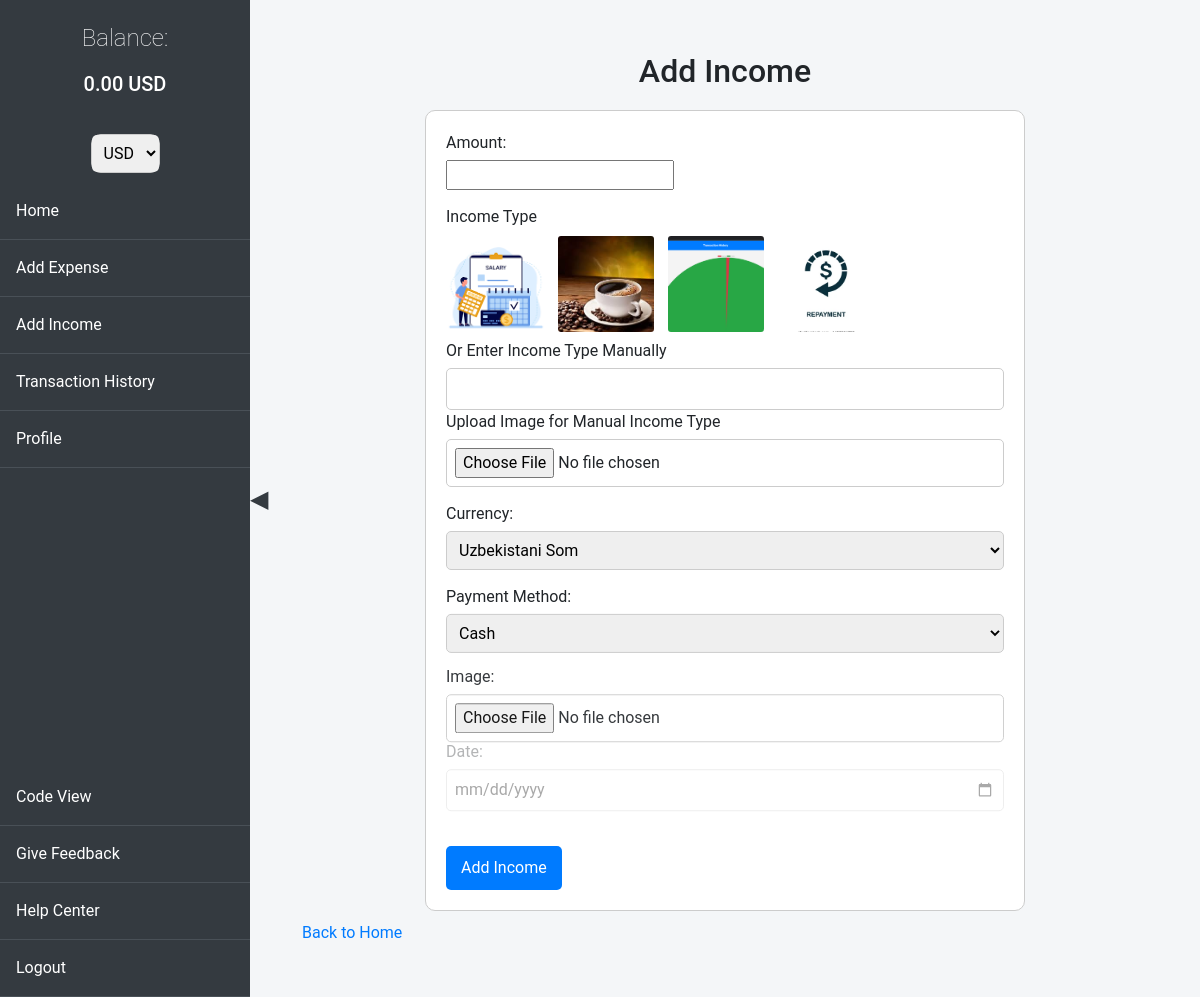
Page /add_income/ (signed in) on the earlier database version.
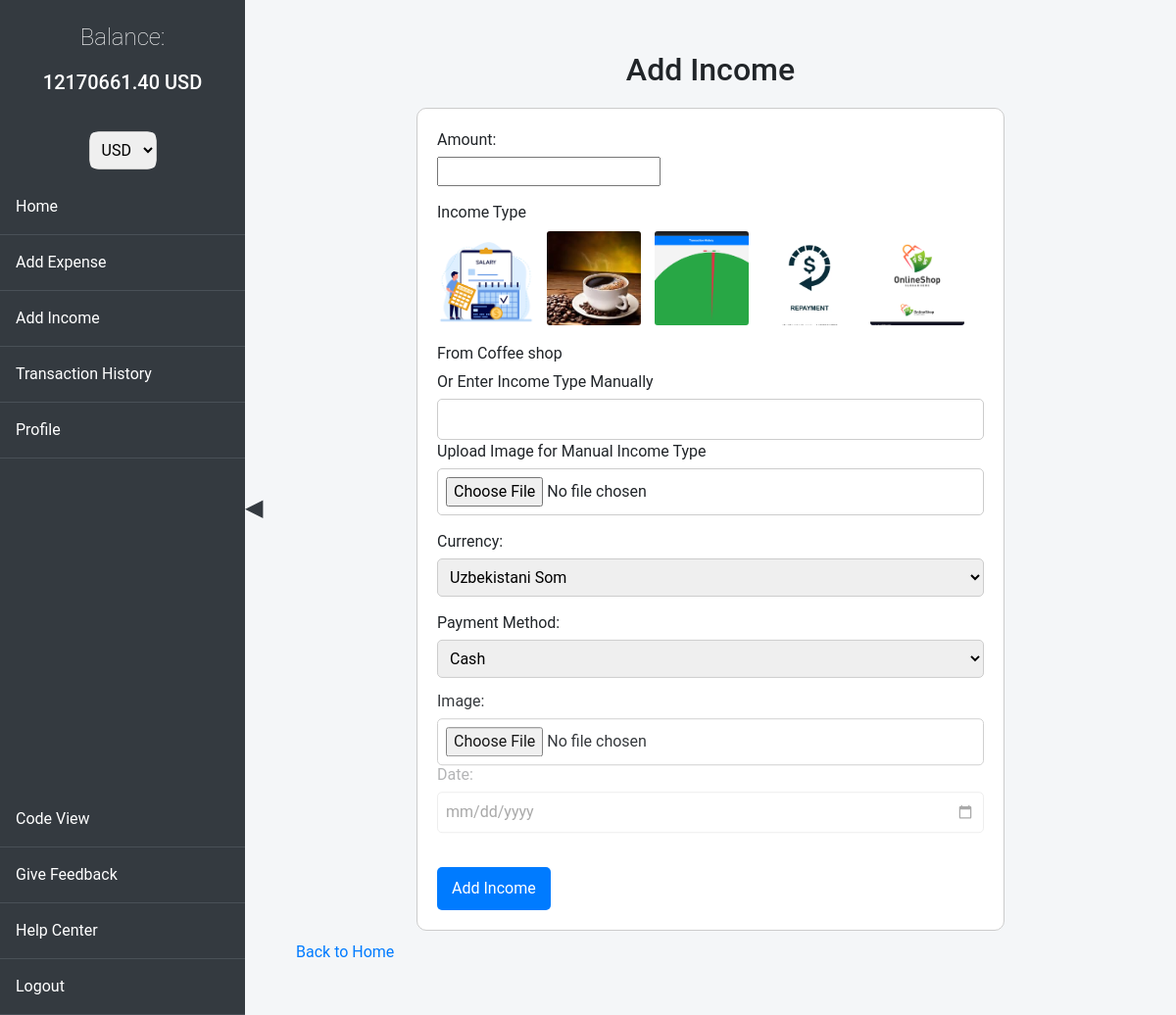
Same page on the later database version.
### history/models.py (models this page shows, shortened)
class AccountBalance(models.Model):
    user = models.OneToOneField(User, on_delete=models.CASCADE)
    balance = models.DecimalField(max_digits=10, decimal_places=2, default=0.00)
    wallet_type = models.CharField(max_length=50, default='default')

class IncomeType(models.Model):
    name = models.CharField(max_length=255)
    image = models.ImageField(upload_to='income_types/', null=True, blank=True)

### history/views.py (the view)
# urls.py: path('add_income/', views.add_income, name='add_income'),
@login_required
def add_income(request):
    selected_currency = get_selected_currency(request)
    if request.method == 'POST':
        form = IncomeForm(request.POST, request.FILES)
        if form.is_valid():
            with transaction.atomic():
                income = form.save(commit=False)
                income.user = request.user
                manual_income_type = form.cleaned_data.get('manual_income_type')
                manual_income_image = form.cleaned_data.get('manual_income_image')
                if manual_income_type:
                    income_type, _ = IncomeType.objects.get_or_create(name=manual_income_type)
                    if manual_income_image:
                        income_type.image = manual_income_image
                        income_type.save()
                    income.income_type = income_type
                account_balance, _ = AccountBalance.objects.get_or_create(user=request.user)
                income_amount_in_uzs = convert_to_uzs(income.amount, income.currency)
                account_balance.balance += income_amount_in_uzs
                account_balance.save()
                income.account_balance = account_balance
                income.save()
                messages.success(request, 'Income added successfully.')
                return redirect(f"{reverse('index')}?currency={selected_currency}")
        else:
            messages.error(request, 'There was an error with your form.')
    else:
        form = IncomeForm()
    income_types = IncomeType.objects.all()
    return render(request, 'history/add_income.html', {'form': form, 'income_types': income_types, 'currency': selected_currency})

### history/forms.py (shortened to what this page needs)
class IncomeForm(forms.ModelForm):
    manual_income_type = forms.CharField(required=False, label='Manual Income Type')
    manual_income_image = forms.ImageField(required=False, label='Image for Manual Income Type')
    date = forms.DateField(widget=forms.DateInput(attrs={'type': 'date'}))
    currency = forms.ChoiceField(choices=[
        ('UZS', 'Uzbekistani Som'),
        ('USD', 'US Dollar'),
        ('RUB', 'Russian Rouble')
    ])
    payment_method = forms.ChoiceField(choices=[
        ('cash', 'Cash'),
        ('card', 'Card'),
        ('crypto', 'Crypto')
    ])
    class Meta:
        model = Income
        fields = ['amount', 'income_type', 'manual_income_type', 'manual_income_image', 'image', 'date', 'currency', 'payment_method']

### history/context_processors.py (called while the page is built)
def account_balance(request):
    if request.user.is_authenticated:
        account_balance, created = AccountBalance.objects.get_or_create(user=request.user)
        return {'balance': account_balance.balance}
    return {}

### history/views.py (called while the page is built)
def get_selected_currency(request):
    return request.session.get('currency', 'USD')

### templates/history/add_income.html (shortened to what this page needs)
{% extends 'base.html' %}
{% block content %}
<!DOCTYPE html>
<html lang="en">
<head>
    <link href="https://cdnjs.cloudflare.com/ajax/libs/gsap/3.11.1/gsap.min.js" rel="stylesheet">
</head>
<body>
    <h1 id="form-title" class="form-title">Add Income</h1>
    <form method="post" enctype="multipart/form-data" id="income-form" class="income-form">
        <div class="form-group">
            {{ form.amount.label_tag }}
            {{ form.amount }}
        </div>
        <div class="form-group">
            <label for="income_type">Income Type</label>
            <div id="income-type-images" class="income-type-images">
                {% for income_type in income_types %}
                <div class="income-type-option">
                    <label for="income_type_{{ income_type.id }}">
                        {% if income_type.image %}
                        <img src="{{ income_type.image.url }}" alt="{{ income_type.name }}" title="{{ income_type.name }}" class="income-type-image">
                        {% else %}
                        <span>{{ income_type.name }}</span>
                        {% endif %}
                    </label>
                </div>
                {% endfor %}
            </div>
            <div class="form-group">
                <label for="manual_income_type">Or Enter Income Type Manually</label>
                {{ form.manual_income_type }}
                <label for="manual_income_image">Upload Image for Manual Income Type</label>
                {{ form.manual_income_image }}
            </div>
        </div>
        <div class="form-group">
            <label for="currency">Currency:</label>
            {{ form.currency }}
        </div>
        <div class="form-group">
            <label for="payment_method">Payment Method:</label>
            {{ form.payment_method }}
        </div>
        <div class="form-group">
            {{ form.image.label_tag }}
            {{ form.image }}
        </div>
        <div class="form-group">
            {{ form.date.label_tag }}
            {{ form.date }}
        </div>
        <button type="submit" class="submit-button">Add Income</button>
    </form>
    <a href="{% url 'index' %}" class="back-link">Back to Home</a>
</body>
</html>
{% endblock %}

### templates/base.html (shortened to what this page needs)
<!DOCTYPE html>
<html lang="en">
<head>
    <link href="https://cdn.jsdelivr.net/npm/bootstrap@5.3.0/dist/css/bootstrap.min.css" rel="stylesheet">
    <link href="https://cdnjs.cloudflare.com/ajax/libs/animate.css/4.1.1/animate.min.css" rel="stylesheet">
</head>
<body>
    <div class="sidebar">
        <div class="balance">
            <p style="font-weight: 200;">Balance:</p> <h5 id="balance">{{ balance|floatformat:2 }} {{ currency }}</h5>
        </div>
        <form method="get" action="{% url 'index' %}" class="currency-selector">
            <select name="currency" onchange="this.form.submit()">
                <option value="USD" {% if currency == 'USD' %}selected{% endif %}>USD</option>
            </select>
        </form>
        <a href="{% url 'index' %}">Home</a>
        <a href="{% url 'add_expense' %}">Add Expense</a>
        <a href="{% url 'add_income' %}">Add Income</a>
        <a href="{% url 'history' %}">Transaction History</a>
        <a href="{% url 'users:profile' %}">Profile</a>
        <div class="mt-auto w-100">
            <a href="https://github.com/AzizDev00/transactions_history" target="_blank">Code View</a>
            <a href="https://github.com/AzizDev00/transactions_history" target="_blank">Give Feedback</a>
            <a href="https://t.me/azizbek2308" target="_blank">Help Center</a>
            <a href="{% url 'users:logout' %}">Logout</a>
        </div>
    </div>
    <div class="sidebar-toggle" onclick="toggleSidebar()">&#9664;</div>
    <div class="content">
        <div class="main-content">
            {% block content %}{% endblock %}
        </div>
    </div>
</body>
</html>

Differences in the rows shown:
changed AccountBalance: balance "0.00" → "12170661.40"
added IncomeType: image (picture)
added IncomeType: name "From Coffee shop"
